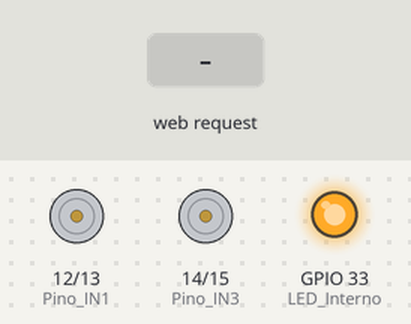
Recording of a sketch running on a simulated ESP32. On the bench: motor-driver pin pairs drawn as motors (green arrow = first pin HIGH = forward, orange = second pin HIGH = backward, longer = more drive), output pins drawn as LEDs (lit = HIGH). Inputs (shaded band) come from the test bench. WiFi joins after 1.5 s; servers stay silent unless stated; the camera gives no picture; what the sketch prints to the serial monitor is not drawn.

Above: at 3.0 s.
3.1 s: HTTP request GET /Frente received
At 4.1 s:
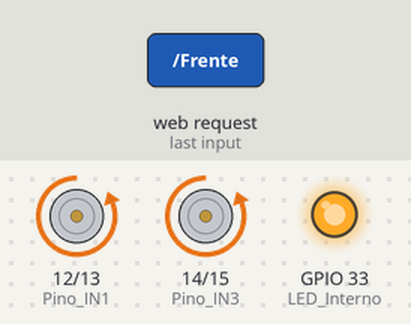
4.6 s: HTTP request GET /Atras received
At 5.2 s:
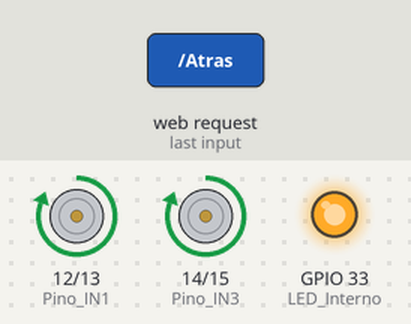
6.1 s: HTTP request GET /Esquerda received
At 7.3 s:
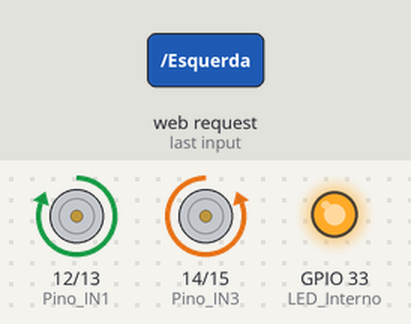
7.6 s: HTTP request GET /Direita received
At 8.7 s:
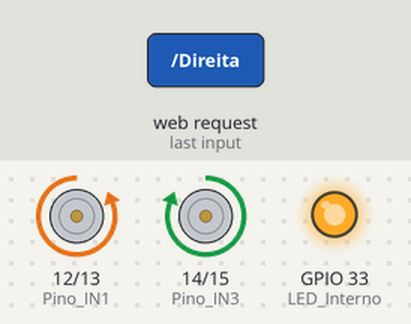
10.6 s: HTTP request GET /Parar received
At 11.0 s:
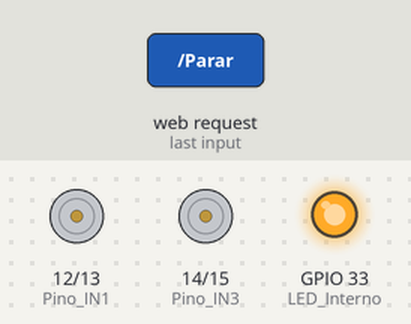
Timing chart, 0 to 13.1 s (numbered marks = the images above; inputs shaded):
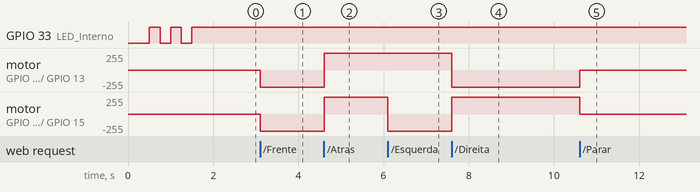

Measured:
- after the input at 3.1 s, motor on GPIO 12 (Pino_IN1) / GPIO 13 (Pino_IN2), motor on GPIO 14 (Pino_IN3) / GPIO 15 (Pino_IN4): stopped → backward 255/255 at once
- after the input at 4.6 s, motor on GPIO 12 (Pino_IN1) / GPIO 13 (Pino_IN2), motor on GPIO 14 (Pino_IN3) / GPIO 15 (Pino_IN4): backward 255/255 → forward 255/255 at once
- after the input at 6.1 s, motor on GPIO 14 (Pino_IN3) / GPIO 15 (Pino_IN4): forward 255/255 → backward 255/255 at once
- after the input at 7.6 s, motor on GPIO 12 (Pino_IN1) / GPIO 13 (Pino_IN2): forward 255/255 → backward 255/255 at once; motor on GPIO 14 (Pino_IN3) / GPIO 15 (Pino_IN4): backward 255/255 → forward 255/255 at once
- after the input at 10.6 s, motor on GPIO 12 (Pino_IN1) / GPIO 13 (Pino_IN2): backward 255/255 → stopped at once; motor on GPIO 14 (Pino_IN3) / GPIO 15 (Pino_IN4): forward 255/255 → stopped at once

The sketch:

odigoFelipeEeu.ino
```cpp
#include "esp_camera.h" // estudar essa biblioteca
#include <WiFi.h>
#include <ESPAsyncWebServer.h>
#include <AsyncTCP.h>

// Configurações da rede Wi-Fi
const char* ssid = "Arthur";
const char* password = "ESP32ROVER";

// Cria uma instância do servidor na porta 80
AsyncWebServer server(80);
AsyncWebSocket ws("/ws"); // ver o que é

// Definições dos pinos da câmera AI THINKER
#define PWDN_GPIO_NUM    32
#define RESET_GPIO_NUM   -1
#define XCLK_GPIO_NUM    0
#define SIOD_GPIO_NUM    26
#define SIOC_GPIO_NUM    27

#define Y9_GPIO_NUM      35
#define Y8_GPIO_NUM      34
#define Y7_GPIO_NUM      39
#define Y6_GPIO_NUM      36
#define Y5_GPIO_NUM      21
#define Y4_GPIO_NUM      19
#define Y3_GPIO_NUM      18
#define Y2_GPIO_NUM      5
#define VSYNC_GPIO_NUM   25
#define HREF_GPIO_NUM    23
#define PCLK_GPIO_NUM    22

// Definições dos pinos dos motores
#define Pino_IN1  12
#define Pino_IN2  13
#define Pino_IN3  14
#define Pino_IN4  15

//#define LED 4 // led grande
#define LED 4
#define LED_Interno 33

// Função para capturar e enviar imagem da câmera via WebSocket
void captureAndSendFrame() {
  camera_fb_t * fb = esp_camera_fb_get();
  if (!fb) {
    Serial.println("Falha ao capturar imagem");
    return;
  }
  ws.binaryAll(fb->buf, fb->len);
  esp_camera_fb_return(fb);
}

// Funções para controlar os movimentos do robô
void Mover_Frente() {
  digitalWrite(Pino_IN1, LOW);
  digitalWrite(Pino_IN2, HIGH);
  digitalWrite(Pino_IN3, LOW);
  digitalWrite(Pino_IN4, HIGH);

}

void Mover_Atras() {
  digitalWrite(Pino_IN1, HIGH);
  digitalWrite(Pino_IN2, LOW);
  digitalWrite(Pino_IN3, HIGH);
  digitalWrite(Pino_IN4, LOW);

}

void Mover_Esquerda() {
  digitalWrite(Pino_IN1, HIGH);
  digitalWrite(Pino_IN2, LOW);
  digitalWrite(Pino_IN3, LOW);
  digitalWrite(Pino_IN4, HIGH);

}

void Mover_Direita() {
  digitalWrite(Pino_IN1, LOW);
  digitalWrite(Pino_IN2, HIGH);
  digitalWrite(Pino_IN3, HIGH);
  digitalWrite(Pino_IN4, LOW);

}

void Parar() {
  digitalWrite(Pino_IN1, LOW);
  digitalWrite(Pino_IN2, LOW);
  digitalWrite(Pino_IN3, LOW);
  digitalWrite(Pino_IN4, LOW);

}

// Configurações iniciais
void setup() {
  Serial.begin(115200);

  //pinMode(LED, OUTPUT);
  pinMode(LED_Interno, OUTPUT);

   // Inicializa o Wi-Fi
  WiFi.begin(ssid, password);
  while (WiFi.status() != WL_CONNECTED) {
    delay(250);
    digitalWrite(LED_Interno, LOW);
    delay(250);
    Serial.print(".");
    digitalWrite(LED_Interno, HIGH);
  }
  Serial.println("\nConectado ao Wi-Fi");


  // Configuração dos pinos da câmera
  camera_config_t config;
  config.ledc_channel = LEDC_CHANNEL_0;
  config.ledc_timer = LEDC_TIMER_0;
  config.pin_d0 = Y2_GPIO_NUM;
  config.pin_d1 = Y3_GPIO_NUM;
  config.pin_d2 = Y4_GPIO_NUM;
  config.pin_d3 = Y5_GPIO_NUM;
  config.pin_d4 = Y6_GPIO_NUM;
  config.pin_d5 = Y7_GPIO_NUM;
  config.pin_d6 = Y8_GPIO_NUM;
  config.pin_d7 = Y9_GPIO_NUM;
  config.pin_xclk = XCLK_GPIO_NUM;
  config.pin_pclk = PCLK_GPIO_NUM;
  config.pin_vsync = VSYNC_GPIO_NUM;
  config.pin_href = HREF_GPIO_NUM;
  config.pin_sccb_sda = SIOD_GPIO_NUM;
  config.pin_sccb_scl = SIOC_GPIO_NUM;
  config.pin_pwdn = PWDN_GPIO_NUM;
  config.pin_reset = RESET_GPIO_NUM;
  config.xclk_freq_hz = 20000000;
  config.pixel_format = PIXFORMAT_JPEG;
  config.frame_size = FRAMESIZE_QVGA;
  config.jpeg_quality = 12;
  config.fb_count = 1;

  // Inicializa a câmera
  esp_err_t err = esp_camera_init(&config);
  if (err != ESP_OK) {
    Serial.printf("Falha ao inicializar a câmera: 0x%x", err);
    return;
  }
  Serial.println("Câmera inicializada com sucesso");

  // Configuração dos pinos dos motores
  pinMode(Pino_IN1, OUTPUT);
  pinMode(Pino_IN2, OUTPUT);
  pinMode(Pino_IN3, OUTPUT);
  pinMode(Pino_IN4, OUTPUT);

  Parar(); // Garante que o robô não ande quando for ligado.


  // Configura o WebSocket
  ws.onEvent([](AsyncWebSocket * server, AsyncWebSocketClient * client, AwsEventType type, void * arg, uint8_t *data, size_t len){
    if(type == WS_EVT_CONNECT){
      Serial.println("WebSocket cliente conectado");
    } else if(type == WS_EVT_DISCONNECT){
      Serial.println("WebSocket cliente desconectado");
    }
  });
  server.addHandler(&ws);

  // Configura as rotas do servidor
  server.on("/Parar", HTTP_GET, [](AsyncWebServerRequest *request){ Parar(); request->send(200, "text/plain", "P"); });
  server.on("/Frente", HTTP_GET, [](AsyncWebServerRequest *request){ Mover_Frente(); request->send(200, "text/plain", "F"); });
  server.on("/Atras", HTTP_GET, [](AsyncWebServerRequest *request){ Mover_Atras(); request->send(200, "text/plain", "A"); });
  server.on("/Esquerda", HTTP_GET, [](AsyncWebServerRequest *request){ Mover_Esquerda(); request->send(200, "text/plain", "E"); });
  server.on("/Direita", HTTP_GET, [](AsyncWebServerRequest *request){ Mover_Direita(); request->send(200, "text/plain", "D"); });


  // Página HTML
      //<img id="stream" src="" width="320" height="240" />
      //<img id="stream" src="" width="640" height="480" />   // VIDEO MAIOR NA PAGINA HTML
      //<button onclick="fetch('/Frente')">Frente</button>
      //   <tr><td colspan="3" align="center"><button class="button" onmousedown="toggleCheckbox('frente');" ontouchstart="toggleCheckbox('frente');" onmouseup="toggleCheckbox('parar');" ontouchend="toggleCheckbox('parar');">Frente</button></td></tr>
      //<tr><td colspan="3" align="center"><button class="button" onmousedown="toggleCheckbox('frente');" ontouchstart="toggleCheckbox('frente');" onmouseup="toggleCheckbox('parar');" ontouchend="toggleCheckbox('parar');">Frente</button></td></tr>
server.on("/", HTTP_GET, [](AsyncWebServerRequest *request){
  request->send_P(200, "text/html", R"rawliteral(
    <html>
    <head>
      <style>
        body {
          display: flex;
          flex-direction: column;
          align-items: center;
          margin: 0;
          background-color: #5f5f5f;
        }
        .video-container {
          margin-top: 15px;
        }
        .joystick {
          display: grid;
          grid-template-columns: repeat(3, 150px);
          grid-template-rows: repeat(3, 150px);
          gap: 140px;
          place-items: center;
          margin-top: 80px;
        }
        .joystick button {
          width: 270px;
          height: 270px;
          font-size: 35px;
          border: none;
          background-color: #424242;
          color: white;
          border-radius: 50%;
          cursor: pointer;
        }
        .joystick button:active {
          background-color: #222222;
        }
      </style>
    </head>
    <body>
      <div class="video-container">
        <img id="stream" src="" width="800" height="600" style="transform: rotate(180deg);" />
      </div>
      <div class="joystick">
        <div></div>
        <button onmousedown="startMoving('Frente')" onmouseup="stopMoving()"
                ontouchstart="startMoving('Frente')" ontouchend="stopMoving()">Frente</button>
        <div></div>
        <button onmousedown="startMoving('Esquerda')" onmouseup="stopMoving()"
                ontouchstart="startMoving('Esquerda')" ontouchend="stopMoving()">Esquerda</button>
        <button onclick="stopMoving()">Parar</button>
        <button onmousedown="startMoving('Direita')" onmouseup="stopMoving()"
                ontouchstart="startMoving('Direita')" ontouchend="stopMoving()">Direita</button>
        <div></div>
        <button onmousedown="startMoving('Atras')" onmouseup="stopMoving()"
                ontouchstart="startMoving('Atras')" ontouchend="stopMoving()">Trás</button>
        <div></div>
      </div>
      <script>
        const stream = document.getElementById('stream');
        const ws = new WebSocket(`ws://${location.host}/ws`);
        ws.onmessage = (event) => {
          stream.src = URL.createObjectURL(event.data);
        };

        function startMoving(direction) {
          fetch(`/${direction}`)
            .then(response => {
              if (!response.ok) {
                throw new Error('Network response was not ok ' + response.statusText);
              }
              return response;
            })
            .catch(error => console.error('There was a problem with the fetch operation:', error));
        }

        function stopMoving() {
          fetch('/Parar')
            .then(response => {
              if (!response.ok) {
                throw new Error('Network response was not ok ' + response.statusText);
              }
              return response;
            })
            .catch(error => console.error('There was a problem with the fetch operation:', error));
        }
      </script>
    </body>
    </html>
  )rawliteral");
});


  server.begin();
}

void loop() {
  ws.cleanupClients();
  captureAndSendFrame();
  delay(5); // Intervalo de tempo para capturar e enviar frames
}
```
